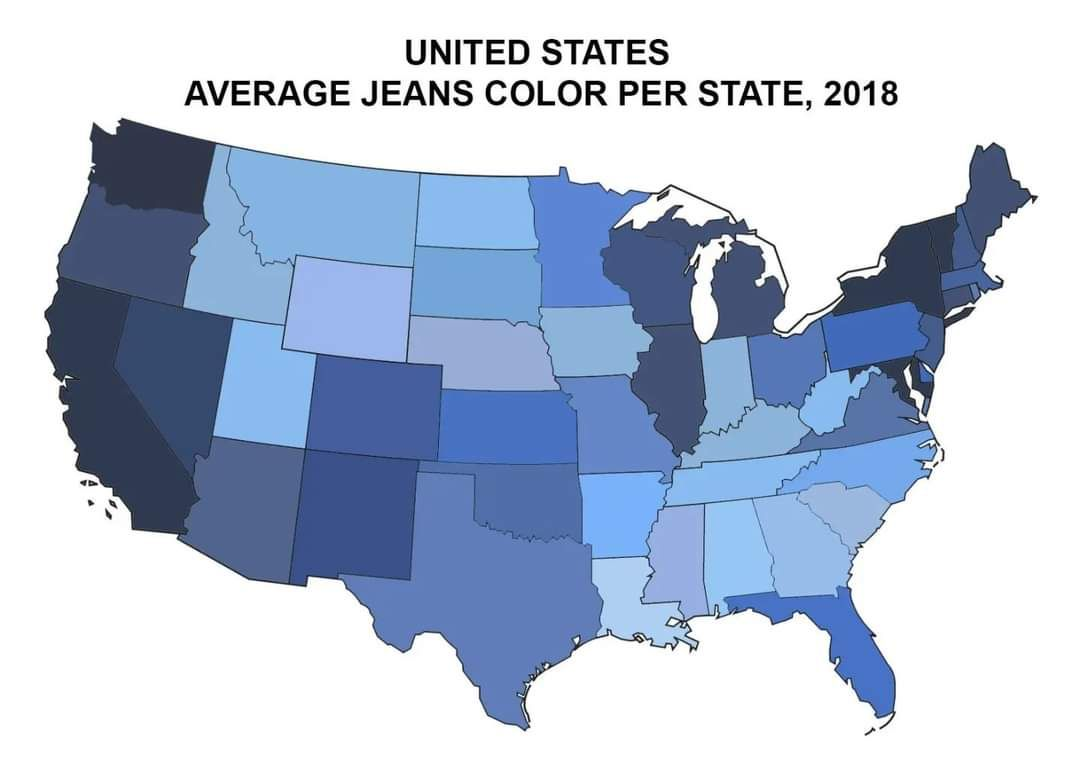
#> input picture 41094.jpg, 1080 x 770 px
$ python test.py
#> lines starting #> are read from the running program, lines starting #| are printed output that depends on the picture; after the words box and inside, x2 and y2 are one past the last pixel; in counts of white or black regions, pixels touching at a corner belong together
import cv2
import numpy as np

jeans = cv2.imread("41094.jpg")
#> jeans is the input picture: shape (770, 1080, 3); mean B, G, R 215.6, 194.7, 181.9


jeans = cv2.resize(jeans,(0,0),fx=0.5,fy=0.5)
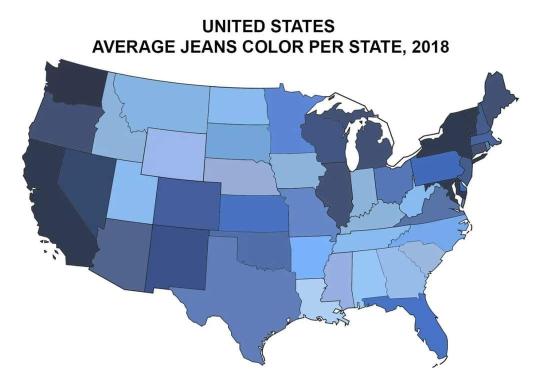
#> jeans: shape (385, 540, 3); mean B, G, R 215.6, 194.7, 182
# cv2.imshow("jeans",jeans)

gray = cv2.cvtColor(jeans, cv2.COLOR_BGR2GRAY)
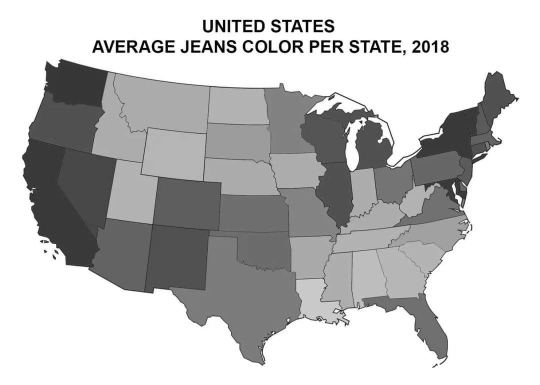
#> gray: shape (385, 540); min 0, max 255, mean 193.3
# cv2.imshow("gray",gray)
canny = cv2.Canny(gray,50,100)
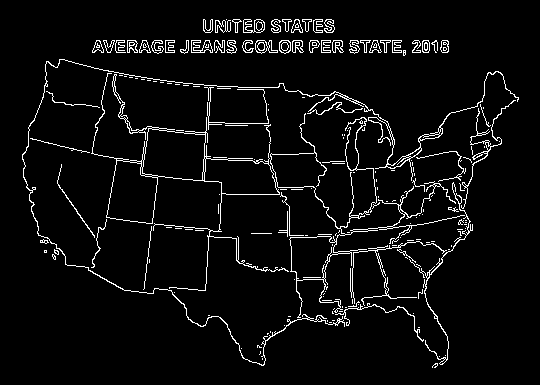
#> canny: shape (385, 540); 4.9% white in thin lines or dots, all inside (x1, y1, x2, y2) = (22, 19, 519, 368)
cv2.imshow("canny",canny)

# [7 lines of commented-out code are left out]
cv2.waitKey(0)

# te = np.ones((2,4,4),np.uint8)
# te[0][0][2:4]=[3,4]


# print(te)

$ run again, with 41095.jpg copied over 41094.jpg
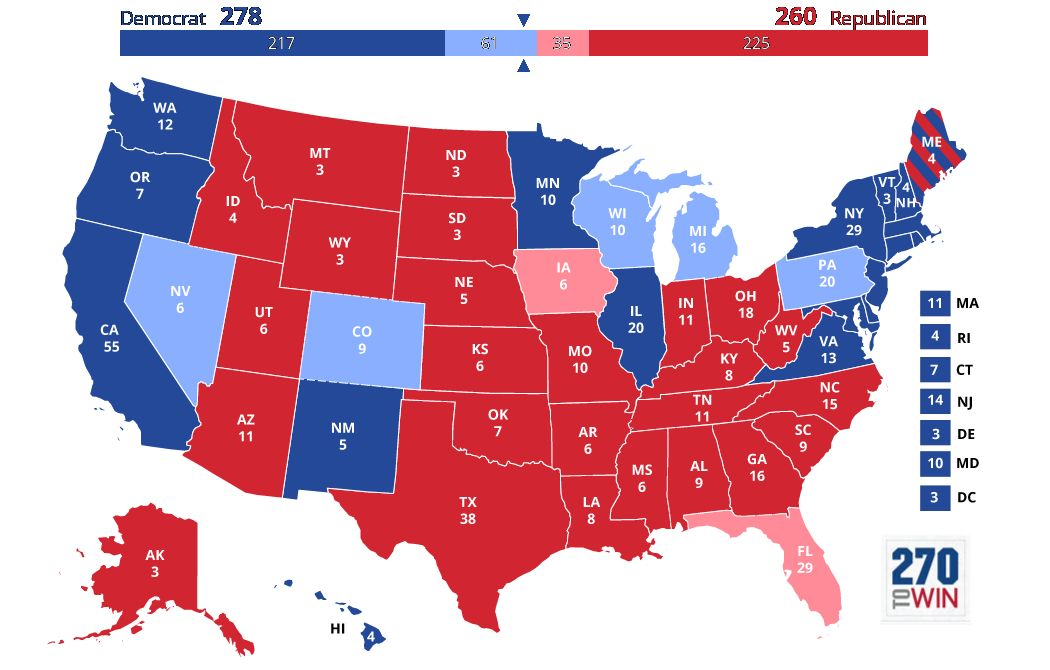
#> input picture 41095.jpg, 1050 x 670 px
#> jeans is the input picture: shape (670, 1050, 3); mean B, G, R 184.5, 167.6, 208.2
#> jeans: shape (335, 525, 3)
#> `gray = cv2.cvtColor(jeans, cv2.COLOR_BGR2GRAY)`:
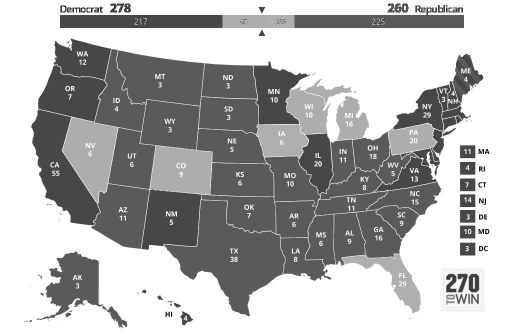
#> gray: shape (335, 525); min 1, max 255, mean 181.7
#> `canny = cv2.Canny(gray,50,100)`:
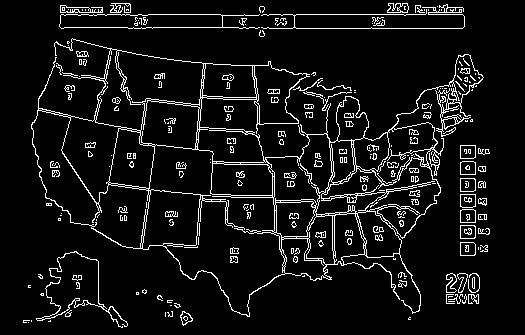
#> canny: shape (335, 525); 7.5% white in thin lines or dots, all inside (x1, y1, x2, y2) = (23, 3, 490, 328)
